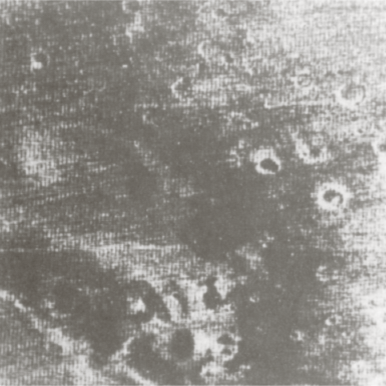
%> input picture data/origin1.png, 386 x 386 px
$ octave optimumNotchFilter.m   (GNU Octave 9; MATLAB toolbox functions it lacks are replaced by stand-ins)
%> lines starting %> are read from the running program, lines starting %| are printed output that depends on the picture
%实现最佳陷波滤波器
%{
具体步骤：
1、读取图像
2、进行快速傅里叶变换
3、将频域图像居中
4、生成小尺寸的 Butterworth 低通滤波器
5、通过观察频域图像，确定需要排除的频率成分，记下其坐标，制作陷波带通模版
6、把所得的陷波带通模版用于最佳滤波器的实现

其他：
加入了直接对频域图像进行陷波滤波的对比
%}
clear;clc;
tic;                                        %计时

%% 读取图像
img = imread('data\origin1.png');           %读取图像
%> img is the input picture: size 386x386x3 uint8; mean R, G, B 147.7, 145.1, 140.5
if size(img, 3) == 3                        %若为彩色图，转为灰度图
    img = rgb2gray(img);
%> img: size 386x386 uint8
end
% figure('Name', '原图');                     %显示原图
% imshow(img);

%% 快速傅里叶变换
IMG = fft2(img);                            %进行快速傅里叶变换

%% 频域图像居中
Guv = fftshift(IMG);                        %对傅里叶变换的结果进行居中处理
% [5 lines of commented-out code are left out]
GvuOut = log(abs(Guv) + 1);                 %灰度压缩
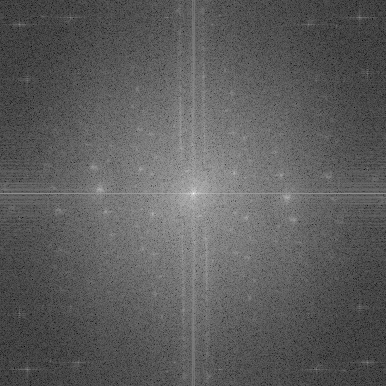
%> GvuOut: size 386x386 double; min 0.548, max 16.89, mean 6.52; drawn with min black and max white
GvuOut = GvuOut * 255 / max(GvuOut(:));     %灰度拉伸至0-255
GvuOut = uint8(GvuOut);                     %输出需要uint8类型
%> GvuOut: size 386x386 uint8
imwrite(GvuOut, 'data\origin1FT.png');      %输出

%% 生成小尺寸 Butterworth 低通滤波器
lengthOfSide = 35;                                      %滤波器边长
halfLengthOfSideCeil = ceil(lengthOfSide / 2);          %半边长
halfLengthOfSideFloor = floor(lengthOfSide / 2);        %半边长
Duv = zeros(lengthOfSide);                              %用于存储每一点到滤波器中心的距离
for i = 1 : lengthOfSide                                %遍历Duv，计算Duv中每一点到中心的距离
    for j = 1 : lengthOfSide
        Duv(i, j) = norm([i - halfLengthOfSideCeil, j - halfLengthOfSideCeil]);
    end
end

D0 = floor(halfLengthOfSideCeil / 3);                   %D0为滤波器参数，表示截止频率
n = 2;                                                  %n为滤波器参数，表示滤波器阶数
Huv = zeros(lengthOfSide);                              %存储滤波器的矩阵
for i = 1 : lengthOfSide                                %遍历，计算得到滤波器每一点的值
    for j = 1 : lengthOfSide
        Huv(i, j) = 1 / (1 + (Duv(i, j) / D0) .^ (2 * n));
    end
end
% [4 lines of commented-out code are left out]

%% 制作陷波带通模版
HNPuv = zeros(size(Guv, 1) + 2 * halfLengthOfSideFloor);        %存储陷波带通模版，需要padding以放置在边缘的小尺寸模版，最后结束时再裁剪

%根据傅里叶图像放置的小尺寸滤波器的坐标，为两列矩阵，第一列表示行数，第二列表示列数。由于对称性，仅包含图像下半部分的点
POINTS = [370 317; 371 345; 363 368; 308 360; 363 79; 370 28; 316 20; 370 220; ...
    198 288; 220 295; 211 60; ...
    208 11; 209 15; 210 57; 211 61; 213 106; 226 135; 215 153; 250 143; 209 141; 274 149; 210 152; 220 152; 215 152; ...
    256 154; 238 159; 278 160; 296 155; 319 161; 217 201; 233 193; 233 197; 216 201; 262 213; 232 232; 214 237; 253 237; ...
    196 242; 219 248; 237 243; 259 249; 276 245; 300 250; 282 255; 241 253; 242 278; 220 293; 222 297; 244 303; 266 308; ...
    198 288; 198 290; 198 334; 200 338; 198 375; 202 382; 228 52; 234 66; 246 49; 251 59; 269 54; 274 66; 235 111; ...
    283 90; 314 73; 366 76; 370 81; 384 115; 349 119; 348 126; 300 167; 316 175; 380 185; 375 178; 374 171; 381 209; ...
    253 106; 258 118; 251 191; 311 365; 217 329; 221 340; 257 331; 263 343; 312 306; 234 324; 241 340; ...
    207 120; 216 117; 356 296; 227 281; 238 291; 284 219; 290 224; 200 253; 313 183];

%根据傅里叶图像沿水平方向连续放置的小尺寸滤波器，为三列矩阵，第一列表示行数，第二、三列分别表示起始、终止的列数
HLINES = [196 135 159; 196 275 304];
%根据傅里叶图像沿竖直方向连续放置的小尺寸滤波器，为三列矩阵，第一列表示列数，第二、三列分别表示起始、终止的行数
VLINES = [287 195 220; 290 195 216];
% HLINES = [370 307 327; 363 361 375; 363 73 85; 370 11 45; 194 1 170; 194 218 386];
% VLINES = [184 218 386; 208 218 386; 193 218 386; 195 218 386];

%将连续放置的小尺寸滤波器加入到小尺寸滤波器的坐标矩阵中
for i = 1 : size(HLINES, 1)                                             %遍历需要放置的线段
    tempR = repmat(HLINES(i, 1), HLINES(i, 3) -  HLINES(i, 2) + 1, 1);  %根据线段跨过的像素数，生成相应数量的重复的行号
    tempC = HLINES(i, 2) :  HLINES(i, 3);                               %生成连续的列号
    tempC = tempC';
    temp = [tempR, tempC];                                              %合并两个矩阵
    POINTS = [POINTS; temp];                                            %合并至小尺寸滤波器的坐标矩阵中
end
for i = 1 : size(VLINES, 1)
    tempC = repmat(VLINES(i, 1), VLINES(i, 3) -  VLINES(i, 2) + 1, 1);
    tempR = VLINES(i, 2) :  VLINES(i, 3);
    tempR = tempR';
    temp = [tempR, tempC];
    POINTS = [POINTS; temp];
end

%将小尺寸滤波器放入坐标指示的位置
for i = 1 : size(POINTS, 1)                             %遍历小尺寸滤波器放置的每一点，用max处理相互覆盖问题
    HNPuv(POINTS(i, 1) : POINTS(i, 1) + 2 * halfLengthOfSideFloor, POINTS(i, 2) : POINTS(i, 2) + 2 * halfLengthOfSideFloor) =  ...
        max(Huv, HNPuv(POINTS(i, 1) : POINTS(i, 1) + 2 * halfLengthOfSideFloor, POINTS(i, 2) : POINTS(i, 2) + 2 * halfLengthOfSideFloor));
end
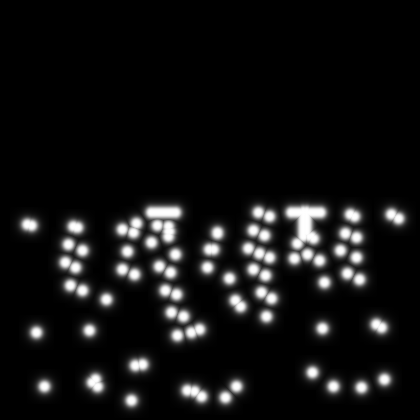
%> HNPuv: size 420x420 double; min 0, max 1, mean 0.0744

%放置好小尺寸滤波器后裁剪
HNPuv = HNPuv(1 + halfLengthOfSideFloor : end - halfLengthOfSideFloor, 1 + halfLengthOfSideFloor : end - halfLengthOfSideFloor);
HNPuv = max(HNPuv, rot90(HNPuv, 2));                    %由于对称性，将图像旋转180°后与原图用max处理覆盖问题，得到最终陷波带通模版

% figure('Name', '陷波带通模版');                          %显示陷波带通模版
% imshow(HNPuv, []);
imwrite(HNPuv,'data\mask.png');                         %输出陷波带通模版


%% 实现最佳陷波滤波器
Nuv = HNPuv .* Guv;                                     %陷波带通模版与原图在频域相乘，期望得到周期噪声成分
NuvShift = ifftshift(Nuv);                              %对居中的傅里叶变换结果进行还原
ETAxy = abs(ifft2(NuvShift));                           %进行傅里叶逆变换，得到空间域图像
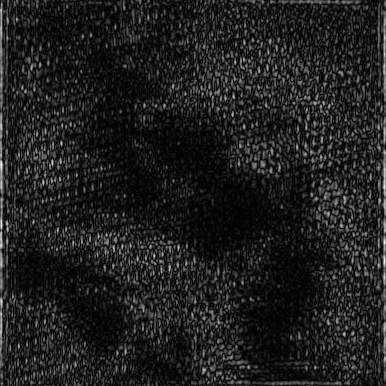
%> ETAxy: size 386x386 double; min 0.00607, max 47.06, mean 5.9; drawn with min black and max white

% [4 lines of commented-out code are left out]


a = 5;                                                  %邻域大小，横向
b = 5;                                                  %邻域大小，纵向
gxy = img;                                              %原图像
fxyHat = zeros(size(gxy));                              %最佳陷波滤波结果图像矩阵
wxy = zeros(size(gxy));                                 %存储每一像素坐标的权值
%边界采用padding补0处理
gxyPadded = zeros([(size(img, 1) + 2 * b), (size(img, 2) + 2 * a)]);            %原图像padding
gxyPadded(b + 1 : b + size(img, 1), a + 1 : a + size(img, 2)) = img;
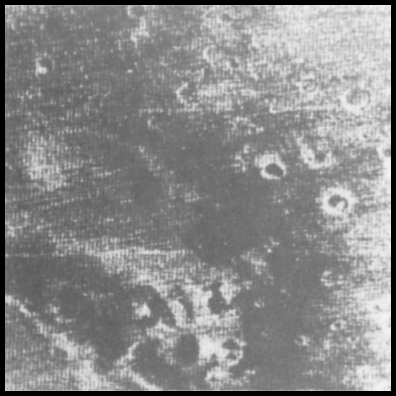
%> gxyPadded: size 396x396 double; min 0, max 245, mean 138
ETAxyPadded = zeros([(size(img, 1) + 2 * b), (size(img, 2) + 2 * a)]);          %噪声padding
ETAxyPadded(b + 1 : b + size(img, 1), a + 1 : a + size(img, 2)) = ETAxy;
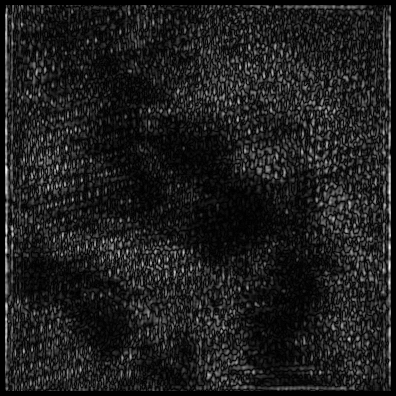
%> ETAxyPadded: size 396x396 double; min 0, max 47.06, mean 5.6; drawn with min black and max white
%> (the run ends here)
